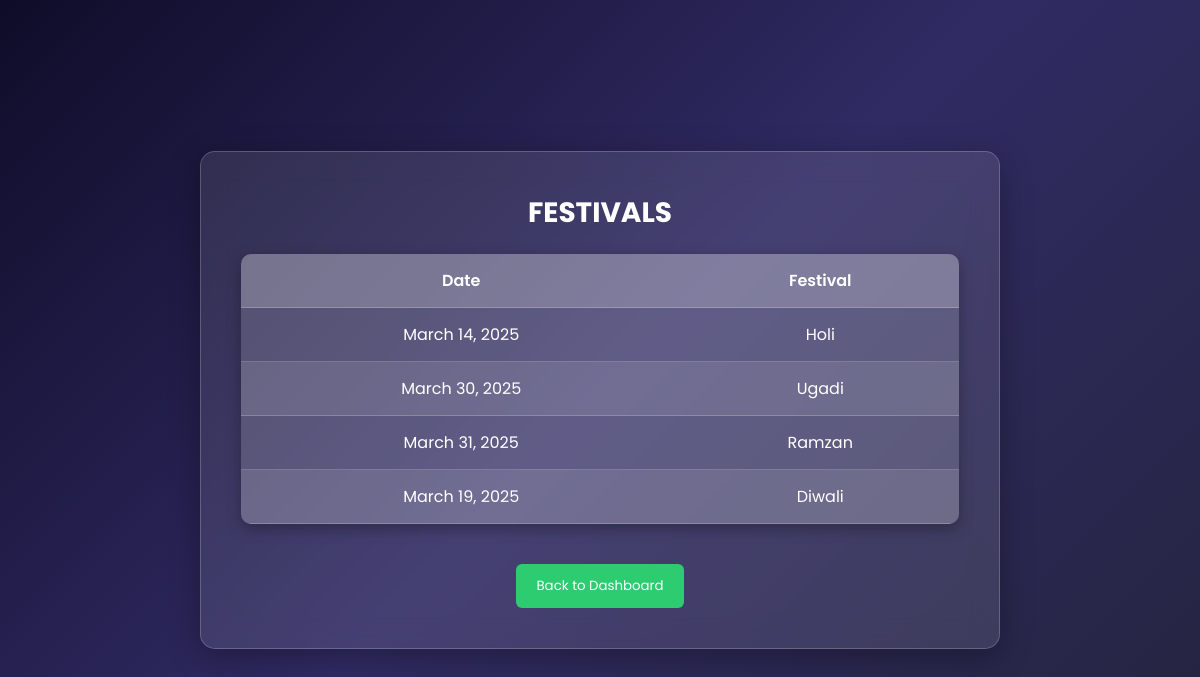
/festival/, run on the app's committed database.
### myapp/models.py (models this page shows, shortened)
class Festival(models.Model):
    name = models.CharField(max_length=255)
    date = models.DateField()

### myapp/views.py (the view, shortened to what this page needs)
# urls.py: path('festival/', views.festival, name='festival'),
def festival(request):
    festivals = Festival.objects.all()
    return render(request, 'festival.html', {'festivals': festivals})

### myapp/templates/festival.html (shortened to what this page needs)
<!DOCTYPE html>
<html lang="en">
<head>
</head>
<body>
    <div class="container">
        <h1>FESTIVALS</h1>
        <table>
            <thead>
                <tr>
                    <th>Date</th>
                    <th>Festival</th>
                </tr>
            </thead>
            <tbody>
                {% for festival in festivals %}
                <tr>
                    <td>{{ festival.date }}</td>
                    <td>{{ festival.name }}</td>
                </tr>
                {% endfor %}
            </tbody>
        </table>
        <a href="{% url 'home' %}">
            <button class="back-button">Back to Dashboard</button>
        </a>
    </div>
</body>
</html>

### myapp/templates/festival.html (style rules this page uses)
* { margin: 0; padding: 0; box-sizing: border-box; font-family: 'Poppins', sans-serif; }
body { background: linear-gradient(135deg, #0f0c29, #302b63, #24243e); display: flex; justify-content: center; align-items: center; min-height: 100vh; padding: 20px; color: white; }
.container { background: rgba(255, 255, 255, 0.1); backdrop-filter: blur(15px); border-radius: 15px; box-shadow: 0 8px 32px rgba(0, 0, 0, 0.3); padding: 40px; width: 90%; max-width: 800px; text-align: center; border: 1px solid rgba(255, 255, 255, 0.2); }
h1 { font-size: 28px; margin-bottom: 20px; color: #fff; }
table { width: 100%; border-collapse: collapse; margin: 20px 0; background: rgba(255, 255, 255, 0.15); border-radius: 10px; overflow: hidden; box-shadow: 0 5px 15px rgba(0, 0, 0, 0.3); }
th, td { padding: 14px; text-align: center; border-bottom: 1px solid rgba(255, 255, 255, 0.2); color: white; }
th { background: rgba(255, 255, 255, 0.2); font-weight: 600; }
tr:nth-child(even) { background: rgba(255, 255, 255, 0.1); }
.back-button { display: inline-block; background: #2ecc71; color: white; border: none; padding: 12px 20px; border-radius: 6px; cursor: pointer; margin-top: 20px; transition: background 0.3s ease; }

### data on the page
Festival: date "March 14, 2025", name "Holi"
Festival: date "March 30, 2025", name "Ugadi"
Festival: date "March 31, 2025", name "Ramzan"
Festival: date "March 19, 2025", name "Diwali"
